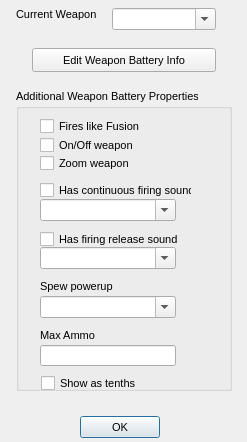
<?xml version="1.0"?>
<ui version="4.0">
  <class>PlayerWeaponsDialog</class>
  <widget class="QDialog" name="IDD_PLAYER_WEAPONS">
    <property name="geometry">
      <rect>
        <x>0</x>
        <y>0</y>
        <width>247</width>
        <height>442</height>
      </rect>
    </property>
    <property name="windowTitle">
      <string>Player Weapons Dialog</string>
    </property>
    <property name="font">
      <font>
        <family>Liberation Sans</family>
        <pointsize>8</pointsize>
        <bold>false</bold>
        <italic>false</italic>
      </font>
    </property>
    <property name="enabled">
      <bool>true</bool>
    </property>
    <property name="windowFlags">
      <set>Qt::Dialog|Qt::WindowCloseButtonHint</set>
    </property>
    <property name="minimumSize">
      <size>
        <width>247</width>
        <height>442</height>
      </size>
    </property>
    <property name="maximumSize">
      <size>
        <width>247</width>
        <height>442</height>
      </size>
    </property>
    <widget class="QGroupBox" name="IDC_STATIC">
      <property name="geometry">
        <rect>
          <x>16</x>
          <y>89</y>
          <width>216</width>
          <height>302</height>
        </rect>
      </property>
      <property name="title">
        <string>Additional Weapon Battery Properties</string>
      </property>
      <property name="visible">
        <bool>true</bool>
      </property>
      <property name="enabled">
        <bool>true</bool>
      </property>
      <property name="flat">
        <bool>false</bool>
      </property>
      <widget class="QCheckBox" name="IDC_FIRES_FUSION">
        <property name="geometry">
          <rect>
            <x>24</x>
            <y>30</y>
            <width>120</width>
            <height>15</height>
          </rect>
        </property>
        <property name="text">
          <string>Fires like Fusion</string>
        </property>
        <property name="visible">
          <bool>true</bool>
        </property>
        <property name="enabled">
          <bool>true</bool>
        </property>
      </widget>
      <widget class="QCheckBox" name="IDC_ONOFF">
        <property name="geometry">
          <rect>
            <x>24</x>
            <y>49</y>
            <width>117</width>
            <height>15</height>
          </rect>
        </property>
        <property name="text">
          <string>On/Off weapon</string>
        </property>
        <property name="visible">
          <bool>true</bool>
        </property>
        <property name="enabled">
          <bool>true</bool>
        </property>
      </widget>
      <widget class="QCheckBox" name="IDC_ZOOM">
        <property name="geometry">
          <rect>
            <x>24</x>
            <y>67</y>
            <width>114</width>
            <height>15</height>
          </rect>
        </property>
        <property name="text">
          <string>Zoom weapon</string>
        </property>
        <property name="visible">
          <bool>true</bool>
        </property>
        <property name="enabled">
          <bool>true</bool>
        </property>
      </widget>
      <widget class="QCheckBox" name="IDC_CONTINUOUS_FIRING_SOUND">
        <property name="geometry">
          <rect>
            <x>24</x>
            <y>93</y>
            <width>152</width>
            <height>16</height>
          </rect>
        </property>
        <property name="text">
          <string>Has continuous firing sound</string>
        </property>
        <property name="visible">
          <bool>true</bool>
        </property>
        <property name="enabled">
          <bool>true</bool>
        </property>
      </widget>
      <widget class="QComboBox" name="IDC_FIRING_SOUND_PULLDOWN">
        <property name="maxVisibleItems">
          <number>14</number>
        </property>
        <property name="geometry">
          <rect>
            <x>24</x>
            <y>110</y>
            <width>136</width>
            <height>22</height>
          </rect>
        </property>
        <property name="visible">
          <bool>true</bool>
        </property>
        <property name="enabled">
          <bool>true</bool>
        </property>
        <property name="editable">
          <bool>true</bool>
        </property>
      </widget>
      <widget class="QCheckBox" name="IDC_FIRING_RELEASE_SOUND">
        <property name="geometry">
          <rect>
            <x>24</x>
            <y>142</y>
            <width>144</width>
            <height>16</height>
          </rect>
        </property>
        <property name="text">
          <string>Has firing release sound</string>
        </property>
        <property name="visible">
          <bool>true</bool>
        </property>
        <property name="enabled">
          <bool>true</bool>
        </property>
      </widget>
      <widget class="QComboBox" name="IDC_RELEASE_SOUND_PULLDOWN">
        <property name="maxVisibleItems">
          <number>10</number>
        </property>
        <property name="geometry">
          <rect>
            <x>24</x>
            <y>158</y>
            <width>136</width>
            <height>22</height>
          </rect>
        </property>
        <property name="visible">
          <bool>true</bool>
        </property>
        <property name="enabled">
          <bool>true</bool>
        </property>
        <property name="editable">
          <bool>true</bool>
        </property>
      </widget>
      <widget class="QLabel" name="IDC_STATIC_2">
        <property name="geometry">
          <rect>
            <x>24</x>
            <y>191</y>
            <width>73</width>
            <height>13</height>
          </rect>
        </property>
        <property name="text">
          <string>Spew powerup</string>
        </property>
        <property name="visible">
          <bool>true</bool>
        </property>
        <property name="enabled">
          <bool>true</bool>
        </property>
        <property name="alignment">
          <set>Qt::AlignLeft</set>
        </property>
      </widget>
      <widget class="QComboBox" name="IDC_SPEW_POWERUP_PULLDOWN">
        <property name="maxVisibleItems">
          <number>5</number>
        </property>
        <property name="geometry">
          <rect>
            <x>24</x>
            <y>207</y>
            <width>136</width>
            <height>22</height>
          </rect>
        </property>
        <property name="visible">
          <bool>true</bool>
        </property>
        <property name="enabled">
          <bool>true</bool>
        </property>
        <property name="editable">
          <bool>true</bool>
        </property>
      </widget>
      <widget class="QLabel" name="IDC_STATIC_3">
        <property name="geometry">
          <rect>
            <x>24</x>
            <y>240</y>
            <width>136</width>
            <height>16</height>
          </rect>
        </property>
        <property name="text">
          <string>Max Ammo</string>
        </property>
        <property name="visible">
          <bool>true</bool>
        </property>
        <property name="enabled">
          <bool>true</bool>
        </property>
        <property name="alignment">
          <set>Qt::AlignLeft</set>
        </property>
      </widget>
      <widget class="QLineEdit" name="IDC_MAX_AMMO">
        <property name="geometry">
          <rect>
            <x>24</x>
            <y>256</y>
            <width>136</width>
            <height>21</height>
          </rect>
        </property>
        <property name="visible">
          <bool>true</bool>
        </property>
        <property name="enabled">
          <bool>true</bool>
        </property>
      </widget>
      <widget class="QCheckBox" name="IDC_SHOW_TENTHS">
        <property name="geometry">
          <rect>
            <x>25</x>
            <y>287</y>
            <width>138</width>
            <height>15</height>
          </rect>
        </property>
        <property name="text">
          <string>Show as tenths</string>
        </property>
        <property name="visible">
          <bool>true</bool>
        </property>
        <property name="enabled">
          <bool>true</bool>
        </property>
      </widget>
    </widget>
    <widget class="QLabel" name="IDC_STATIC_4">
      <property name="geometry">
        <rect>
          <x>16</x>
          <y>8</y>
          <width>88</width>
          <height>16</height>
        </rect>
      </property>
      <property name="text">
        <string>Current Weapon</string>
      </property>
      <property name="visible">
        <bool>true</bool>
      </property>
      <property name="enabled">
        <bool>true</bool>
      </property>
      <property name="alignment">
        <set>Qt::AlignLeft</set>
      </property>
    </widget>
    <widget class="QComboBox" name="IDC_CURRENT_WEAPON_BATTERY_COMBO">
      <property name="maxVisibleItems">
        <number>22</number>
      </property>
      <property name="geometry">
        <rect>
          <x>112</x>
          <y>8</y>
          <width>104</width>
          <height>22</height>
        </rect>
      </property>
      <property name="visible">
        <bool>true</bool>
      </property>
      <property name="enabled">
        <bool>true</bool>
      </property>
      <property name="editable">
        <bool>true</bool>
      </property>
    </widget>
    <widget class="QPushButton" name="IDC_EDIT_WB_BUTTON">
      <property name="geometry">
        <rect>
          <x>32</x>
          <y>48</y>
          <width>184</width>
          <height>24</height>
        </rect>
      </property>
      <property name="text">
        <string>Edit Weapon Battery Info</string>
      </property>
      <property name="visible">
        <bool>true</bool>
      </property>
      <property name="enabled">
        <bool>true</bool>
      </property>
      <property name="default">
        <bool>false</bool>
      </property>
      <property name="autoDefault">
        <bool>false</bool>
      </property>
    </widget>
    <widget class="QPushButton" name="IDOK">
      <property name="geometry">
        <rect>
          <x>80</x>
          <y>416</y>
          <width>80</width>
          <height>22</height>
        </rect>
      </property>
      <property name="text">
        <string>OK</string>
      </property>
      <property name="visible">
        <bool>true</bool>
      </property>
      <property name="enabled">
        <bool>true</bool>
      </property>
      <property name="default">
        <bool>true</bool>
      </property>
      <property name="autoDefault">
        <bool>true</bool>
      </property>
    </widget>
  </widget>
</ui>
